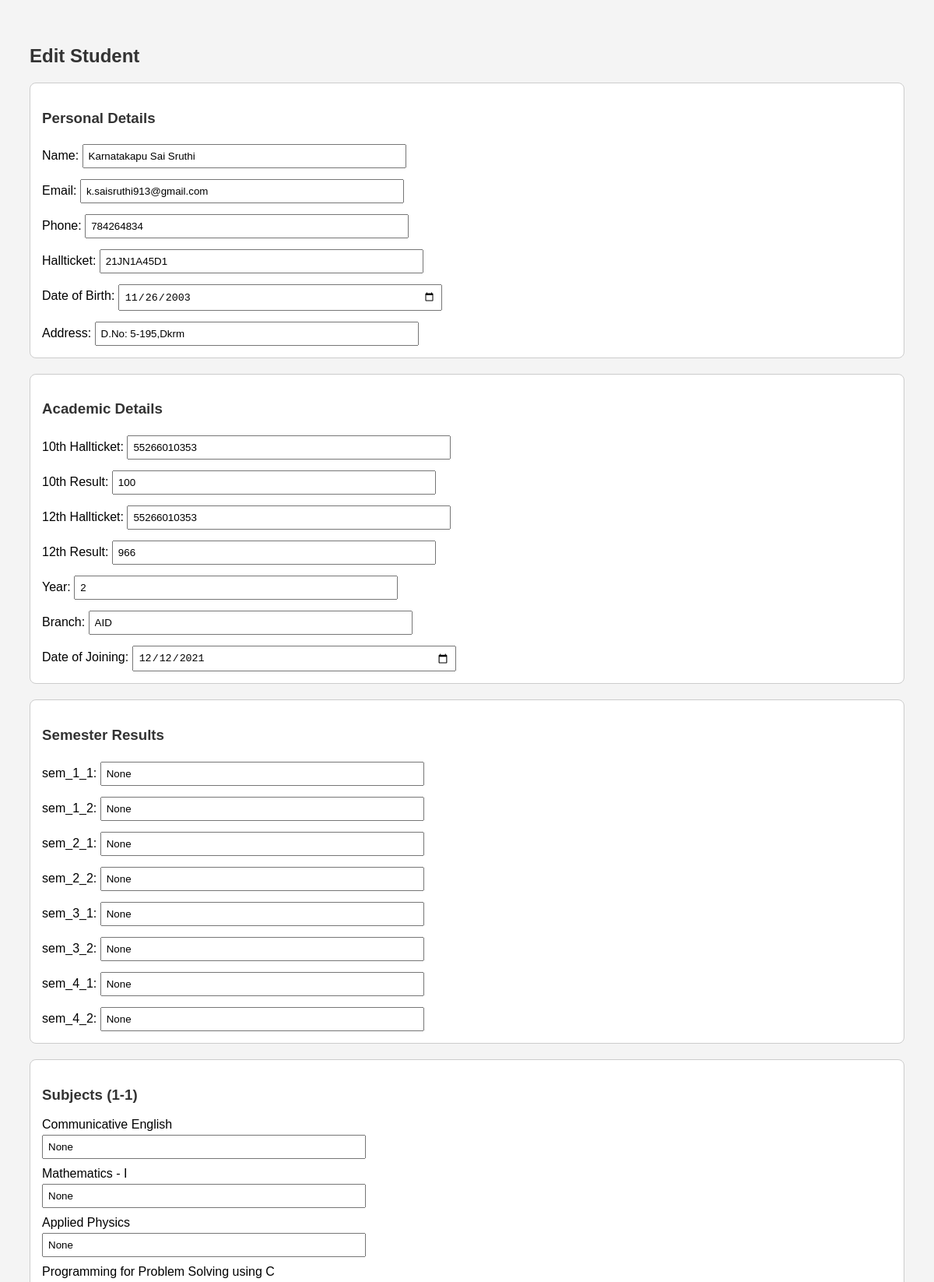
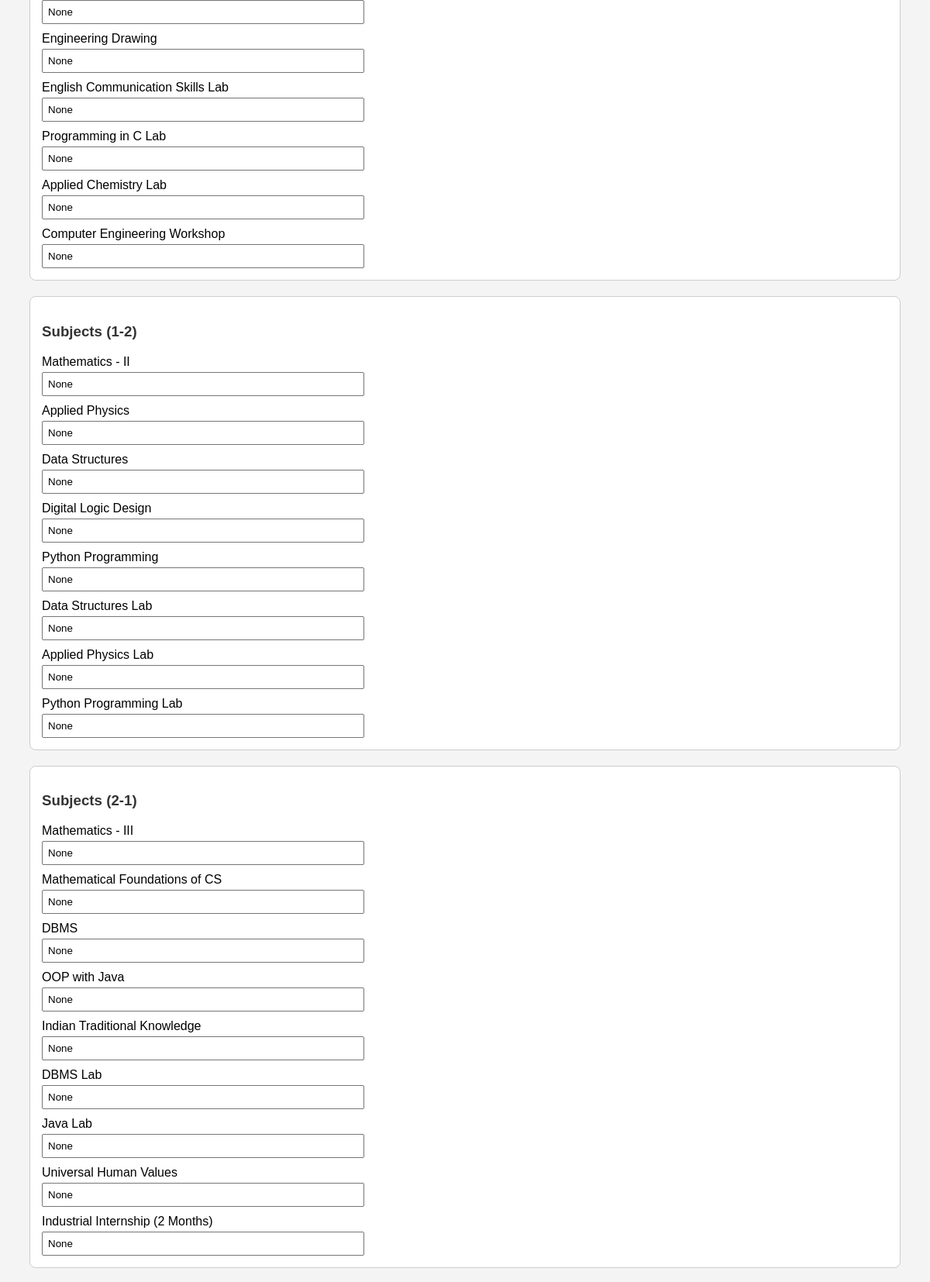
The app's page /edit/1 (signed in, upper part) with its own data (2 pictures, top to bottom).
### tables this page shows
CREATE TABLE students (
    id INTEGER PRIMARY KEY AUTOINCREMENT,
    hallticket TEXT UNIQUE NOT NULL,
    name TEXT NOT NULL,
    email TEXT,
    phone TEXT,
    dob TEXT,
    address TEXT,
    branch TEXT,
    year TEXT,
    doj TEXT,
    tenth_htno TEXT,
    tenth_result TEXT,
    twelfth_htno TEXT,
    twelfth_result TEXT,
    profile_pic TEXT,
    password TEXT,

    sem_1_1 TEXT,
    sem_1_2 TEXT,
    sem_2_1 TEXT,
    sem_2_2 TEXT,
    sem_3_1 TEXT,
    sem_3_2 TEXT,
    sem_4_1 TEXT,
    sem_4_2 TEXT,

    s11_1 TEXT, s11_2 TEXT, s11_3 TEXT, s11_4 TEXT, s11_5 TEXT, s11_6 TEXT, s11_7 TEXT, s11_8 TEXT, s11_9 TEXT,
    credits_s11 REAL, sgpa_s11 REAL,

    s12_1 TEXT, s12_2 TEXT, s12_3 TEXT, s12_4 TEXT, s12_5 TEXT, s12_6 TEXT, s12_7 TEXT, s12_8 TEXT,
    credits_s12 REAL, sgpa_s12 REAL,

    s21_1 TEXT, s21_2 TEXT, s21_3 TEXT, s21_4 TEXT, s21_5 TEXT, s21_6 TEXT, s21_7 TEXT, s21_8 TEXT, s21_9 TEXT,
    credits_s21 REAL, sgpa_s21 REAL,

    s22_1 TEXT, s22_2 TEXT, s22_3 TEXT, s22_4 TEXT, s22_5 TEXT, s22_6 TEXT, s22_7 TEXT, s22_8 TEXT, s22_9 TEXT,
    credits_s22 REAL, sgpa_s22 REAL,

    s31_1 TEXT, s31_2 TEXT, s31_3 TEXT, s31_4 TEXT, s31_5 TEXT, s31_6 TEXT, s31_7 TEXT, s31_8 TEXT,
    s31_9 TEXT, s31_10 TEXT, s31_11 TEXT,
    credits_s31 REAL, sgpa_s31 REAL,

    s32_1 TEXT, s32_2 TEXT, s32_3 TEXT, s32_4 TEXT, s32_5 TEXT, s32_6 TEXT, s32_7 TEXT, s32_8 TEXT, s32_9 TEXT, s32_10 TEXT,
    credits_s32 REAL, sgpa_s32 REAL,

    s41_1 TEXT, s41_2 TEXT, s41_3 TEXT, s41_4 TEXT, s41_5 TEXT, s41_6 TEXT, s41_7 TEXT, s41_8 TEXT,
    credits_s41 REAL, sgpa_s41 REAL,

    s42_1 TEXT,
    credits_s42 REAL, sgpa_s42 REAL
);

### app.py (the view, shortened to what this page needs)
@app.route('/edit/<int:id>', methods=['GET', 'POST'])
def edit_student(id):
    if not session.get('admin_logged_in'):
        return redirect('/admin_login')
    conn = get_db_connection()
    student = conn.execute('SELECT * FROM students WHERE id = ?', (id,)).fetchone()
    return render_template('edit_student.html', student=student)

### app.py (called while the page is built)
def get_db_connection():
    conn = sqlite3.connect(DB_PATH)
    conn.row_factory = sqlite3.Row
    return conn

### templates/edit_student.html (shortened to what this page needs)
<!DOCTYPE html>
<html>
<head>
</head>
<body>
    <h2>Edit Student</h2>
    <form method="POST">
        <div class="section">
            <h3>Personal Details</h3>
            <label>Name: <input type="text" name="name" value="{{ student.name }}"></label>
            <label>Email: <input type="email" name="email" value="{{ student.email }}"></label>
            <label>Phone: <input type="text" name="phone" value="{{ student.phone }}"></label>
            <label>Hallticket: <input type="text" name="hallticket" value="{{ student.hallticket }}"></label>
            <label>Date of Birth: <input type="date" name="dob" value="{{ student.dob }}"></label>
            <label>Address: <input type="text" name="address" value="{{ student.address }}"></label>
        </div>
        <div class="section">
            <h3>Academic Details</h3>
            <label>10th Hallticket: <input type="text" name="tenth_htno" value="{{ student.tenth_htno }}"></label>
            <label>10th Result: <input type="text" name="tenth_result" value="{{ student.tenth_result }}"></label>
            <label>12th Hallticket: <input type="text" name="twelfth_htno" value="{{ student.twelfth_htno }}"></label>
            <label>12th Result: <input type="text" name="twelfth_result" value="{{ student.twelfth_result }}"></label>
            <label>Year: <input type="text" name="year" value="{{ student.year }}"></label>
            <label>Branch: <input type="text" name="branch" value="{{ student.branch }}"></label>
            <label>Date of Joining: <input type="date" name="doj" value="{{ student.doj }}"></label>
        </div>
        <div class="section">
            <h3>Semester Results</h3>
            {% for sem in ['sem_1_1','sem_1_2','sem_2_1','sem_2_2','sem_3_1','sem_3_2','sem_4_1','sem_4_2'] %}
                <label>{{ sem }}: <input type="text" name="{{ sem }}" value="{{ student[sem] }}"></label>
            {% endfor %}
        </div>
       {% for sem, names in subjects.items() %}
    {% set sem_code = sem | replace('s', '') %}
    <div class="section">
        <h3>Subjects ({{ sem_code[0] }}-{{ sem_code[1:] }})</h3>
        {% for i in range(0, names | length) %}
            <div style="margin-top: 10px;">
                <label>{{ names[i] }}</label>
                <input type="text" name="{{ sem }}_{{ i+1 }}" value="{{ student[sem ~ '_' ~ (i+1)|string] }}">
            </div>
        {% endfor %}
    </div>
{% endfor %}
    </form>
</body>
</html>

### templates/edit_student.html (style rules this page uses)
body { font-family: Arial, sans-serif; padding: 30px; background-color: #f4f4f4; }
label { display: block; margin-top: 10px; }
input[type="text"], input[type="email"], input[type="date"] { width: 400px; padding: 6px; margin-top: 4px; }
.section { background: white; border: 1px solid #ccc; border-radius: 8px; padding: 15px; margin: 20px 0; }
h2, h3 { color: #333; }

### records on screen
students: name "Karnatakapu Sai Sruthi", email "k.saisruthi913@gmail.com", phone "784264834", hallticket "21JN1A45D1", dob "11/26/2003", address "D.No: 5-195,Dkrm", tenth_htno "55266010353", tenth_result "100", twelfth_htno "55266010353", twelfth_result "966", year "2", branch "AID", doj "12/12/2021"

### other values on screen
{{ sem }} "sem_1_1" "sem_1_2" "sem_2_1" "sem_2_2" "sem_3_1" "sem_3_2" "sem_4_1" "sem_4_2"
{{ sem_code[0] }} "1" "1" "2"
{{ sem_code[1:] }} "1" "2" "1"
{{ names[i] }} "Communicative English" "Mathematics - I" "Applied Physics" "Programming for Problem Solving using C" "Engineering Drawing" "English Communication Skills Lab" "Programming in C Lab" "Applied Chemistry Lab" "Computer Engineering Workshop" "Mathematics - II" "Applied Physics" "Data Structures" "Digital Logic Design" "Python Programming" "Data Structures Lab" "Applied Physics Lab" "Python Programming Lab" "Mathematics - III" "Mathematical Foundations of CS" "DBMS" "OOP with Java" "Indian Traditional Knowledge" "DBMS Lab" "Java Lab" "Universal Human Values" "Industrial Internship (2 Months)"
